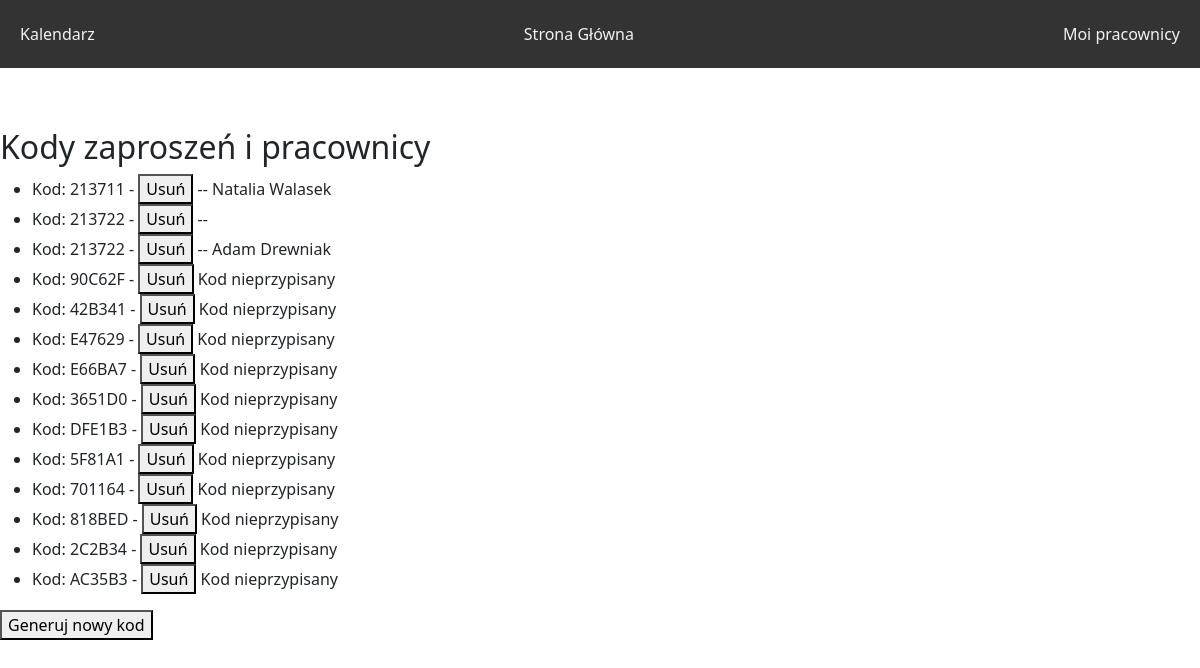
/schedule/workers_list/ (signed in), run on an earlier commit of the app's database.
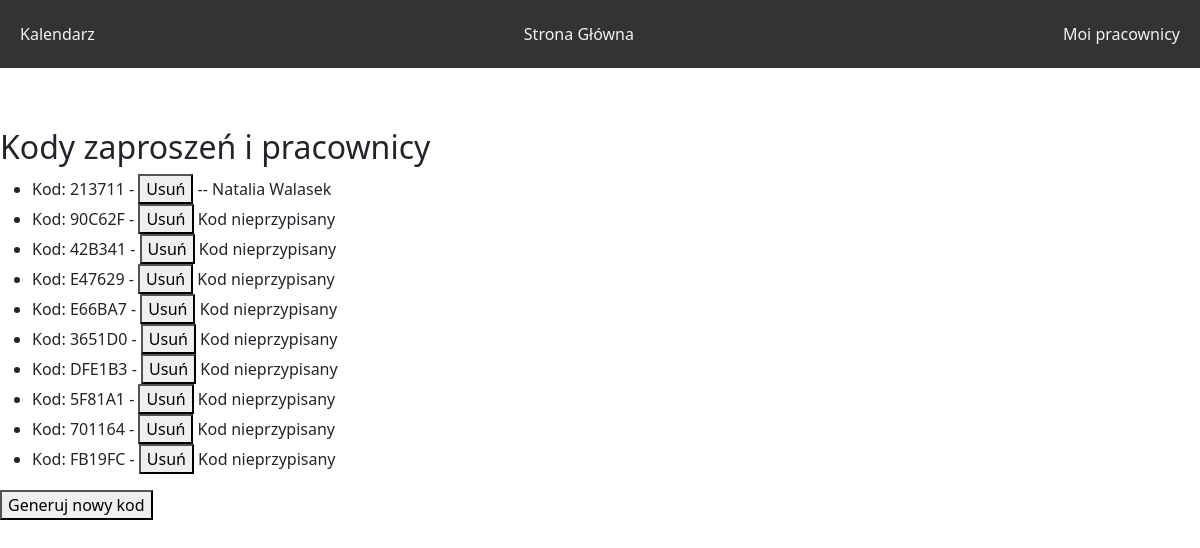
And on a later commit of the database.
### base/models.py (models this page shows, shortened)
class InvitationCode(models.Model):
    company = models.ForeignKey('Company', on_delete=models.CASCADE, blank=True, null=True)
    user = models.ForeignKey(User, on_delete=models.CASCADE, blank=True, null=True)
    code = models.CharField(max_length=6)
    is_used = models.BooleanField(default=False)

### schedule/views.py (the view, shortened to what this page needs)
# urls.py: path('workers_list/', WorkersView.as_view(), name='workers_view'),
class WorkersView(ListView, LoginRequiredMixin):
    model = InvitationCode
    template_name = 'schedule/workers_list.html'
    context_object_name = 'codes'
    @method_decorator(check_user_able_to_see_page)
    def dispatch(self, *args, **kwargs):
        return super().dispatch(*args, **kwargs)
    def get_queryset(self):
        company = get_object_or_404(Company, owner=self.request.user)
        return InvitationCode.objects.filter(company=company).select_related('user')
    def get_context_data(self, **kwargs):
        context = super().get_context_data(**kwargs)
        context['show_generate_code_button'] = True
        return context

### schedule/templates/schedule/workers_list.html (shortened to what this page needs)
{% extends 'schedule/base.html' %}
{% block content %}
<h2>Kody zaproszeń i pracownicy</h2>
<ul>
  {% for code in codes %}
    <li>
      Kod: {{ code.code }} -
      <a href="{% url 'schedule:worker_delete' code.id %}"><button>Usuń</button></a>
      {% if code.user %}
        -- {{ code.user.first_name }} {{ code.user.last_name }}
      {% else %}
        Kod nieprzypisany
      {% endif %}
    </li>
  {% endfor %}
</ul>
{% if show_generate_code_button %}
<form method="post">
  <button type="submit">Generuj nowy kod</button>
</form>
{% endif %}
{% endblock %}

What changed in the data, as far as the page shows it:
removed InvitationCode: code "213722"
removed InvitationCode: code "213722", user.first_name "Adam", user.last_name "Drewniak"
removed InvitationCode: code "818BED", shows "Kod nieprzypisany"
removed InvitationCode: code "2C2B34", shows "Kod nieprzypisany"
removed InvitationCode: code "AC35B3", shows "Kod nieprzypisany"
added InvitationCode: code "FB19FC", shows "Kod nieprzypisany"
